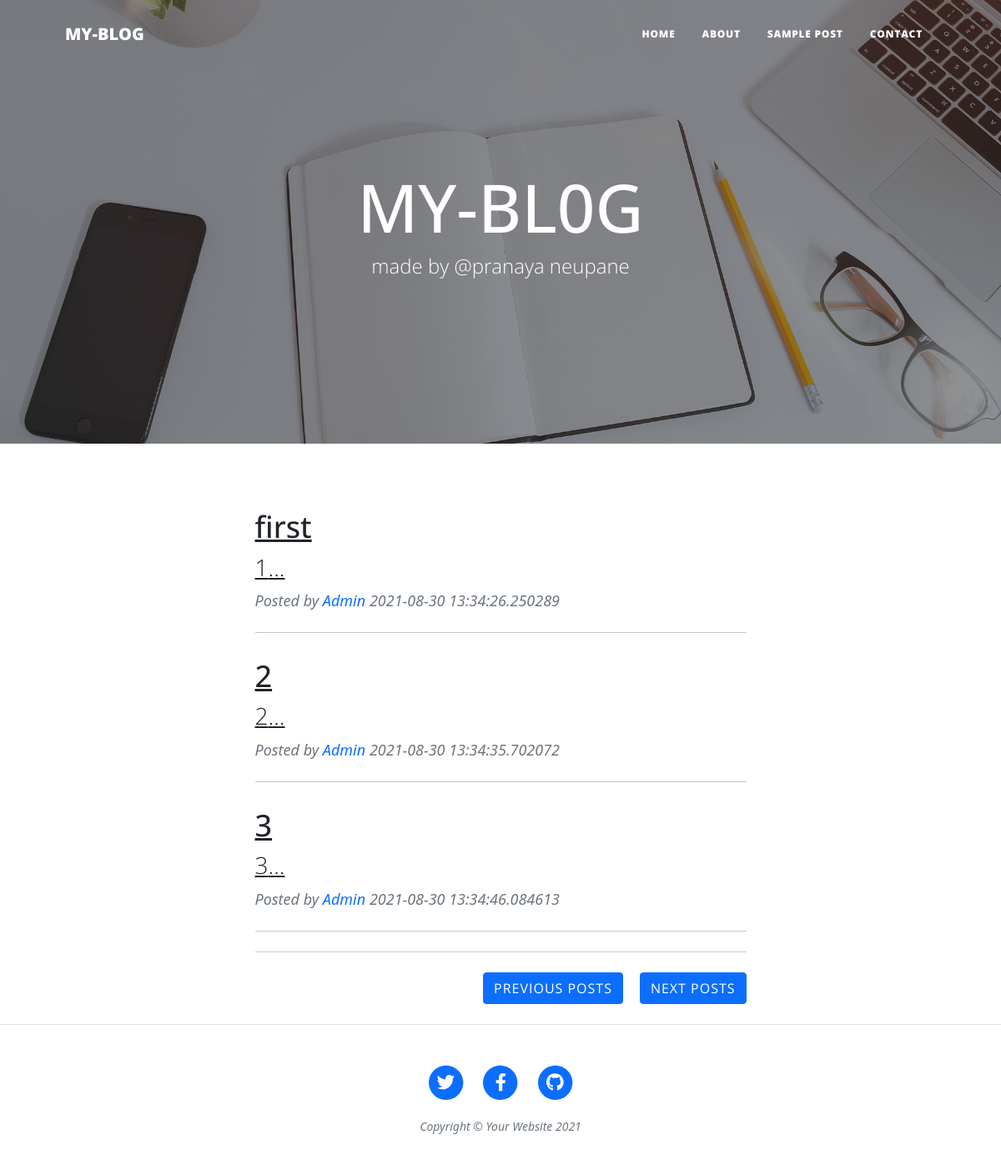
The page /home on the database its author committed.
### app.py (models this page shows, shortened)
class Posts(db.Model):
    id = db.Column(db.Integer,primary_key=True)
    title = db.Column(db.String(150), nullable=False)
    slug = db.Column(db.String(50), nullable=False)
    content = db.Column(db.Text, nullable=False)
    img_file = db.Column(db.Text, nullable=True)
    date_posted = db.Column(db.DateTime, nullable=False, default=datetime.utcnow)

### app.py (the view)
@app.route("/")
@app.route("/home")
def home():
    posts = Posts.query.filter_by().all()
    last = math.floor(len(posts)/int(url["blog_num"]))
    page = request.args.get("number")
    if (not str(page).isnumeric() ):
        page = 1
    page= int(page)
    posts = posts[int(page-1)*int(url["blog_num"]):int(page-1)*int(url["blog_num"])+int(url["blog_num"])]
    if page == 1:
        prev = "#"
        next = "/?number="+str(page+1)
    elif page == last:
        next = "#"
        prev = "/?number="+str(page-1)
    else:
        next = "/?number="+str(page+1)
        prev = "/?number="+str(page-1)
    return render_template("index.html", url=url, posts=posts,prev=prev,next=next)

### templates/index.html (shortened to what this page needs)
{% extends 'layout.html' %}
{% block index %}
<link href="https://cdn.jsdelivr.net/npm/bootstrap@5.0.2/dist/css/bootstrap.min.css" rel="stylesheet">
<header class="masthead" style="background-image: url('      ../static/img/home-bg.jpg         ')">
    <div class="container position-relative px-4 px-lg-5">
        <div class="row gx-4 gx-lg-5 justify-content-center">
            <div class="col-md-10 col-lg-8 col-xl-7">
                <div class="site-heading">
                    <h1>{{url["title"]}}</h1>
                    <span class="subheading">{{url["subtitle"]}}</span>
                </div>
            </div>
        </div>
    </div>
</header>
<div class="container px-4 px-lg-5">
    <div class="row gx-4 gx-lg-5 justify-content-center">
        <div class="col-md-10 col-lg-8 col-xl-7">
            {% for post in posts %}
                <div class="post-preview">
                    <a href="/post/{{post.slug}}">
                        <h2 class="post-title">{{post.title}}</h2>
                        <h3 class="post-subtitle">{{post.content[0:50]}}...</h3>
                    </a>
                    <p class="post-meta">
                        Posted by
                        <a href="#!">Admin</a>
                        {{post.date_posted}}
                    </p>
                </div>
                <hr class="my-4" />
            {% endfor %}
            <hr class="my-4" />
            <div class="d-flex justify-content-end mb-4">
                <a style="margin-right: 20px;" class="btn btn-primary text-uppercase" href="{{prev}}" >Previous Posts</a>
                <a  class="btn btn-primary text-uppercase float-left" href="{{next}}">Next Posts</a>
            </div>
        </div>
    </div>
</div>
{% endblock index %}

### rows shown on the page
Posts: title "first", content "1", date_posted "2021-08-30 13:34:26.250289"
Posts: title "2", content "2", date_posted "2021-08-30 13:34:35.702072"
Posts: title "3", content "3", date_posted "2021-08-30 13:34:46.084613"

### other values the page prints
{{ url["title"] }} "MY-BL0G"
{{ url["subtitle"] }} "made by @pranaya neupane"
